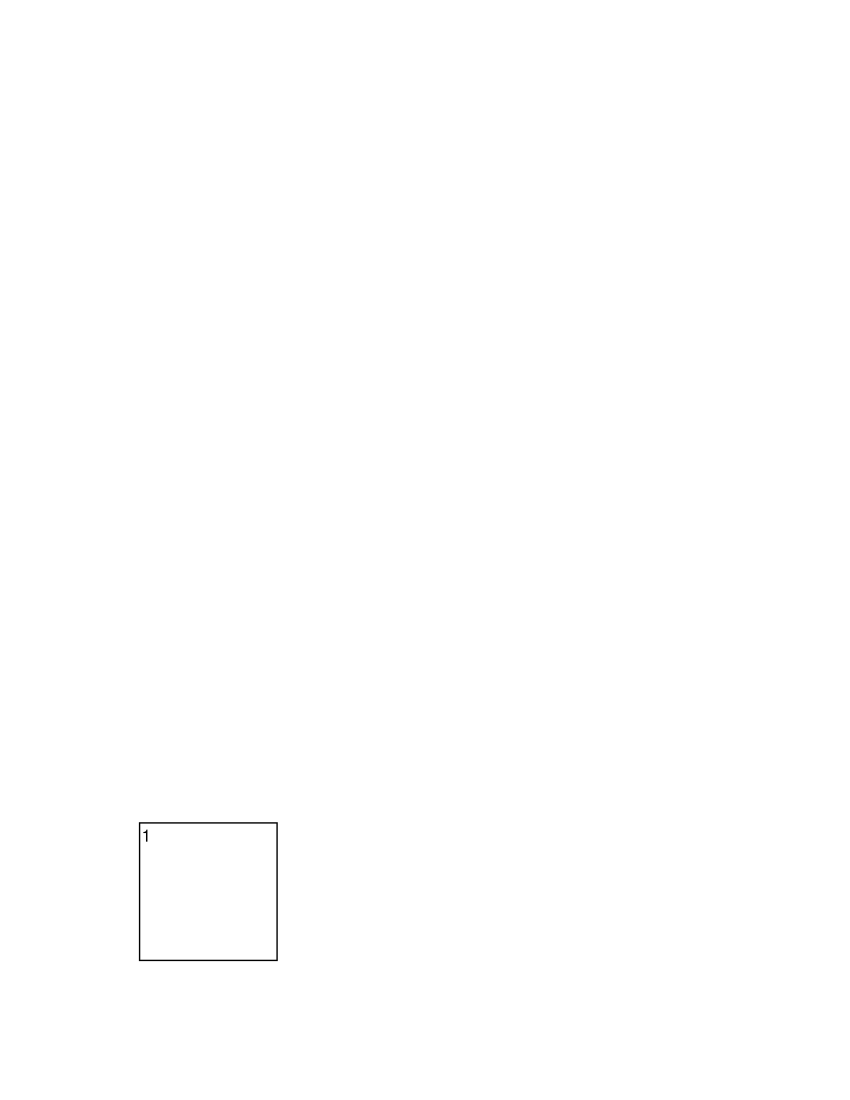

Recreate this plot in Python.
import pikepdf
pdf = pikepdf.Pdf.new()
page = pdf.add_blank_page()
annot = pikepdf.Dictionary(
    Type=pikepdf.Name("/Annot"),
    Subtype=pikepdf.Name("/FreeText"),
    Rect=[100, 100, 200, 200],
    Contents="1",
    DA="/Helv 12 Tf 0 g", # Default Appearance
    F=4, # Print
    T="3T_PageNum"
)
page.Annots = pdf.make_indirect([annot])
pdf.save("test_annot.pdf")
